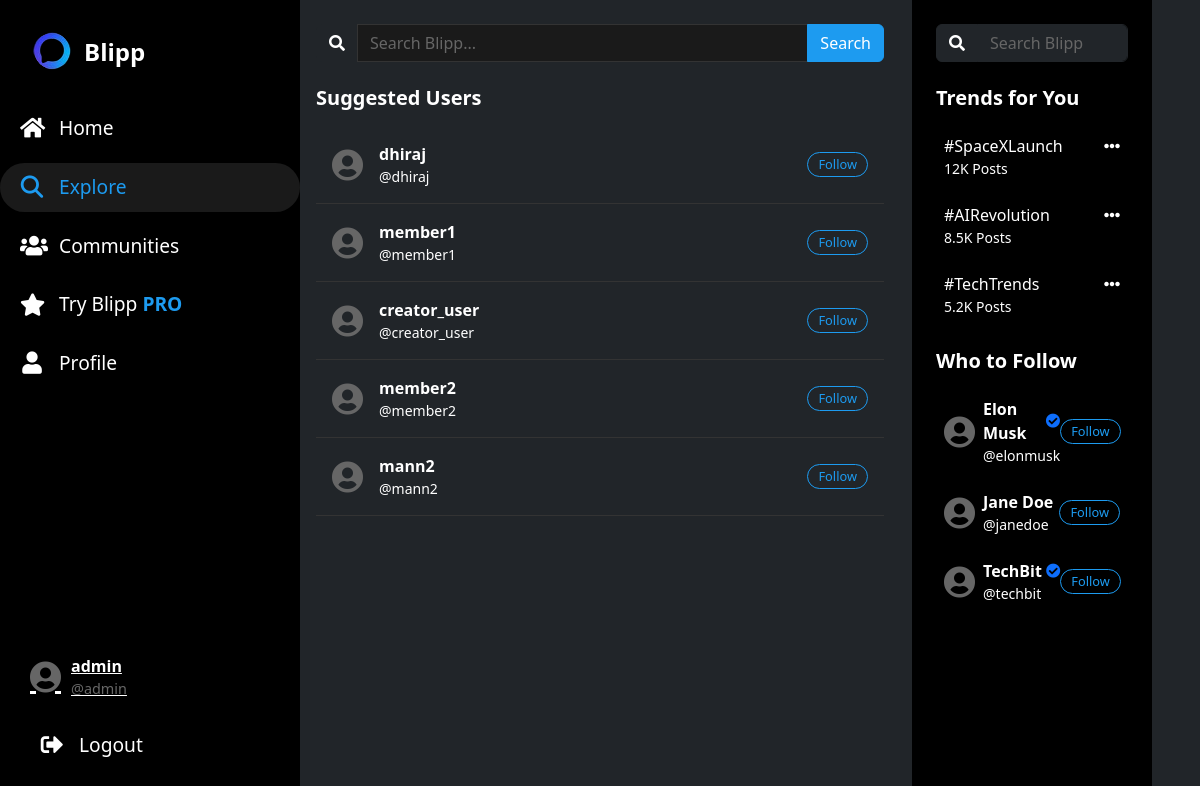
Screenshot of /explore.php (signed in) with the database file from the repository.
### tables this page shows
CREATE TABLE `users` (
  `user_id` int(11) NOT NULL,
  `username` varchar(50) NOT NULL,
  `email` varchar(100) NOT NULL,
  `profile_image` varchar(255) DEFAULT NULL,
  `points` int(11) DEFAULT 0,
  `is_premium` tinyint(1) DEFAULT 0,
  `premium_until` datetime DEFAULT NULL,
  `created_at` datetime DEFAULT current_timestamp(),
  `updated_at` datetime DEFAULT current_timestamp() ON UPDATE current_timestamp(),
  `password_hash` varchar(255) DEFAULT NULL,
  `name` varchar(255) DEFAULT NULL,
  `security_question` varchar(255) DEFAULT NULL,
  `security_answer` varchar(255) DEFAULT NULL,
  `bio` text DEFAULT NULL,
  `profile_views` int(11) DEFAULT 0,
  `role` enum('user','admin') DEFAULT 'user',
  `email_verified` tinyint(1) DEFAULT 0,
  `is_active` tinyint(1) DEFAULT 1
);

### explore.php (the view, shortened to what this page needs)
<?php
$mysqli = null;
$errors = [];
$user_id = $_SESSION['user_id'] ?? null;
$search_query = isset($_GET['q']) ? trim($_GET['q']) : '';
$active_tab = isset($_GET['tab']) ? $_GET['tab'] : 'users';
$search_results = [];
$suggested_users = [];
if ($user_id && $mysqli && empty($search_query)) {
    try {
        $stmt = $mysqli->prepare("
            SELECT u.user_id, u.username
            FROM users u
            WHERE u.user_id != ?
            AND u.user_id NOT IN (
                SELECT followed_id FROM follows WHERE follower_id = ?
            )
            ORDER BY RAND()
            LIMIT 5
        ");
        $stmt->bind_param("ii", $user_id, $user_id);
        $stmt->execute();
        $result = $stmt->get_result();
        while ($row = $result->fetch_assoc()) {
            $suggested_users[] = $row;
        }
    } catch (mysqli_sql_exception $e) {
        $errors[] = "Error fetching suggested users: " . $e->getMessage();
    }
}
?>
<!DOCTYPE html>
<html lang="en">
<head>
    <link href="https://cdn.jsdelivr.net/npm/bootstrap@5.3.0/dist/css/bootstrap.min.css" rel="stylesheet">
    <link href="https://cdnjs.cloudflare.com/ajax/libs/font-awesome/6.4.0/css/all.min.css" rel="stylesheet">
</head>
<body>
    <div class="container-fluid">
        <div class="row">
            <div class="col-md-3 d-none d-md-block bg-dark text-white">
                <?php include 'includes/sidebar.php'; ?>
            </div>
            <?php include 'includes/mobilemenu.php'; ?>
            <div class="col-md-6 py-4 px-3 position-relative vh-100">
                <div class="search-bar mb-4">
                    <form method="GET" action="explore.php">
                        <div class="input-group">
                            <span class="input-group-text bg-dark border-dark text-white">
                                <i class="fas fa-search"></i>
                            </span>
                            <input type="text" class="form-control" name="q" placeholder="Search Blipp..." value="<?= htmlspecialchars($search_query) ?>">
                            <button type="submit" class="btn btn-primary">Search</button>
                        </div>
                    </form>
                </div>
                <?php if ($search_query && !empty($search_results)): ?>
                    <h5 class="fw-bold mb-3">Search Results for "<?= htmlspecialchars($search_query) ?>"</h5>
                    <?php if ($active_tab === 'users'): ?>
                        <?php foreach ($search_results as $user): ?>
                            <div class="user-card p-3 d-flex align-items-center">
                                <i class="fas fa-user-circle fa-2x me-3" style="color: #666;"></i>
                                <div class="flex-grow-1">
                                    <a href="profile.php?user_id=<?= $user['user_id'] ?>" class="text-white text-decoration-none fw-bold">
                                        <?= htmlspecialchars($user['username']) ?>
                                    </a>
                                    <div class="text-white small">@<?= htmlspecialchars($user['username']) ?></div>
                                </div>
                                <button class="btn btn-outline-primary btn-sm rounded-pill">Follow</button>
                            </div>
                        <?php endforeach; ?>
                    <?php elseif ($active_tab === 'posts'): ?>
                        <?php foreach ($search_results as $post): ?>
                            <div class="post-card p-3">
                                <div class="d-flex">
                                    <i class="fas fa-user-circle fa-2x me-3" style="color: #666;"></i>
                                    <div class="flex-grow-1">
                                        <div class="d-flex align-items-center mb-1">
                                            <span class="fw-bold me-2">@<?= htmlspecialchars($post['username']) ?></span>
                                            <span class="text-white" style="font-size: 0.9rem;"><?= timeAgo($post['created_at']) ?></span>
                                        </div>
                                        <div class="post-content"><?= htmlspecialchars($post['content'] ?? 'No content available') ?></div>
                                    </div>
                                </div>
                            </div>
                        <?php endforeach; ?>
                    <?php elseif ($active_tab === 'communities'): ?>
                        <?php foreach ($search_results as $community): ?>
                            <div class="community-card p-3 d-flex align-items-center">
                                <i class="fas fa-users fa-2x me-3" style="color: #666;"></i>
                                <div class="flex-grow-1">
                                    <a href="community.php?community_id=<?= $community['community_id'] ?>" class="text-white text-decoration-none fw-bold">
                                        <?= htmlspecialchars($community['name']) ?>
                                    </a>
                                </div>
                            </div>
                        <?php endforeach; ?>
                    <?php endif; ?>
                <?php elseif ($search_query): ?>
                    <p class="text-white p-3">No results found for "<?= htmlspecialchars($search_query) ?>".</p>
                <?php else: ?>
                    <?php if (!empty($suggested_users)): ?>
                        <h5 class="fw-bold mb-3">Suggested Users</h5>
                        <?php foreach ($suggested_users as $user): ?>
                            <div class="user-card p-3 d-flex align-items-center">
                                <i class="fas fa-user-circle fa-2x me-3" style="color: #666;"></i>
                                <div class="flex-grow-1">
                                    <a href="profile.php?user_id=<?= $user['user_id'] ?>" class="text-white text-decoration-none fw-bold">
                                        <?= htmlspecialchars($user['username']) ?>
                                    </a>
                                    <div class="text-white small">@<?= htmlspecialchars($user['username']) ?></div>
                                </div>
                                <button class="btn btn-outline-primary btn-sm rounded-pill">Follow</button>
                            </div>
                        <?php endforeach; ?>
                    <?php else: ?>
                        <p class="text-white p-3">No suggestions available.</p>
                    <?php endif; ?>
                <?php endif; ?>
            </div>
            <div class="col-md-3 bg-dark text-white">
                <?php require_once 'includes/rightsidebar.php'; ?>
            </div>
        </div>
    </div>
</body>
</html>

### includes/sidebar.php (shortened to what this page needs)
<?php
$user_id = $_SESSION['user_id'] ?? null;
if ($user_id) {
    $stmt = $mysqli->prepare("SELECT username FROM users WHERE user_id = ?");
    $stmt->bind_param("i", $user_id);
    $stmt->execute();
    $result = $stmt->get_result();
    if ($row = $result->fetch_assoc()) {
        $username = $row['username'];
        $handle = "@" . $row['username'];
    }
}
?>
<!DOCTYPE html>
<html lang="en" data-coreui-theme="dark">
<head>
  <link rel="stylesheet" href="https://cdn.jsdelivr.net/npm/@coreui/coreui@5.0.0/dist/css/coreui.min.css">
  <link rel="stylesheet" href="https://cdnjs.cloudflare.com/ajax/libs/font-awesome/5.15.4/css/all.min.css">
  <link href="https://cdn.jsdelivr.net/npm/bootstrap@5.3.0/dist/css/bootstrap.min.css" rel="stylesheet">
</head>
<body class="bg-dark text-white vh-100">
  <div class="sidebar d-none d-md-block">
    <div class="sidebar-header">
      <div class="sidebar-brand">
        <img src="favicon (2).png" alt="">
        <span>Blipp</span>
      </div>
    </div>
    <ul class="sidebar-nav">
      <li class="nav-item">
        <a class="nav-link <?= basename($_SERVER['PHP_SELF']) == 'index.php' ? 'active' : '' ?>" href="index.php">
          <i class="fas fa-house"></i>
          <span>Home</span>
        </a>
      </li>
      <li class="nav-item">
        <a class="nav-link <?= basename($_SERVER['PHP_SELF']) == 'explore.php' ? 'active' : '' ?>" href="explore.php">
         <i class="fa-solid fa-magnifying-glass"></i>
          <span>Explore</span>
        </a>
      </li>
      <li class="nav-item">
        <a class="nav-link <?= basename($_SERVER['PHP_SELF']) == 'Communities.php' ? 'active' : '' ?>" href="Communities.php">
          <i class="fas fa-users"></i>
          <span>Communities</span>
        </a>
      </li>
      <li class="nav-item pro-link">
        <a class="nav-link" href="https://coreui.io/pro/">
          <i class="fas fa-star"></i>
          <span>Try Blipp <strong>PRO</strong></span>
        </a>
      </li>
      <li class="nav-item">
        <a class="nav-link <?= basename($_SERVER['PHP_SELF']) == 'profile.php' ? 'active' : '' ?>" href="profile.php">
          <i class="fas fa-user"></i>
          <span>Profile</span>
        </a>
      </li>
    </ul>
    <div class="profile-section">
      <a href="profile.php" class="profile-link">
        <i class="fas fa-user-circle fa-2x" style="color: #666;"></i>
        <div class="profile-info">
          <div class="username"><?= htmlspecialchars($username) ?></div>
          <div class="handle"><?= htmlspecialchars($handle) ?></div>
        </div>
      </a>
    </div>
    <div class="logout-section">
      <a class="nav-link" href="logout.php">
        <i class="fas fa-sign-out-alt"></i>
        <span>Logout</span>
      </a>
    </div>
  </div>
</body>
</html>

### explore.php (style rules this page uses)
body { background-color: #000; color: #fff; }
.search-bar .form-control { background-color: #1a1a1a; border: 1px solid #333; color: #fff; }
.search-bar .form-control::placeholder { color: #666; }
.search-bar .btn { background-color: #1d9bf0; border-color: #1d9bf0; }
.user-card, .post-card, .community-card { border-bottom: 1px solid #333; transition: background-color 0.2s; }
.user-card .btn-outline-primary { border-color: #1d9bf0; color: #1d9bf0; font-size: 0.8rem; padding: 2px 10px; }

### includes/sidebar.php (style rules this page uses)
body { background-color: #000; }
.sidebar { background-color: #000; color: #fff; width: 300px; height: 100vh; position: fixed; top: 0; left: 0; border: none; padding-top: 10px; z-index: 1000; }
.sidebar-header { padding: 10px 20px; border-bottom: none; }
.sidebar-brand { font-size: 1.5rem; font-weight: bold; color: #fff; display: flex; align-items: center; }
.sidebar-nav { list-style: none; padding: 0; margin: 0; }
.nav-item { margin: 10px 0; }
.nav-link { color: #fff; font-size: 1.2rem; padding: 10px 20px; display: flex; align-items: center; border-radius: 50px; transition: background-color 0.2s, color 0.2s; }
.nav-link:hover, .nav-link.active { background-color: #1a1a1a; color: #1d9bf0; }
.nav-link i { margin-right: 15px; font-size: 1.4rem; width: 24px; text-align: center; }
.nav-link strong { color: #1d9bf0; }
.profile-section { position: absolute; bottom: 80px; width: 100%; padding: 10px 20px; }
.profile-section .profile-link { display: flex; align-items: center; color: #fff; padding: 10px; border-radius: 50px; transition: background-color 0.2s; }
.profile-section .profile-info { margin-left: 10px; }
.profile-section .profile-info .username { font-weight: bold; font-size: 1rem; }
.profile-section .profile-info .handle { color: #666; font-size: 0.9rem; }
.logout-section { position: absolute; bottom: 20px; width: 100%; padding: 10px 20px; }

### rows the page displays
users: username "admin", username "@admin"
users: username "dhiraj"
users: username "member1"
users: username "creator_user"
users: username "member2"
users: username "mann2"

### other values shown
$trend['hashtag'] "#SpaceXLaunch"
$trend['posts'] "12K"
$trend['hashtag'] "#AIRevolution"
$trend['posts'] "8.5K"
$trend['hashtag'] "#TechTrends"
$trend['posts'] "5.2K"
$user['username'] "Elon Musk"
$user['handle'] "@elonmusk"
$user['username'] "Jane Doe"
$user['handle'] "@janedoe"
$user['username'] "TechBit"
$user['handle'] "@techbit"
